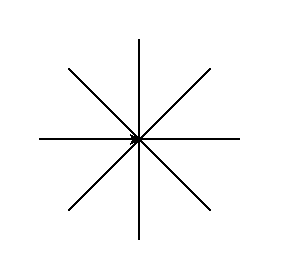

Source code (Python):
"""
  米字图.py
"""
import turtle           # 导入海龟模块

turtle.pensize(2)       # 设定画笔粗细

for x in range(8):      # 在范围8内迭代x
    turtle.fd(100)
    turtle.bk(100)      # 倒退100个单位
    turtle.left(45)     # 左转45度

turtle.done()           # 画完了 
